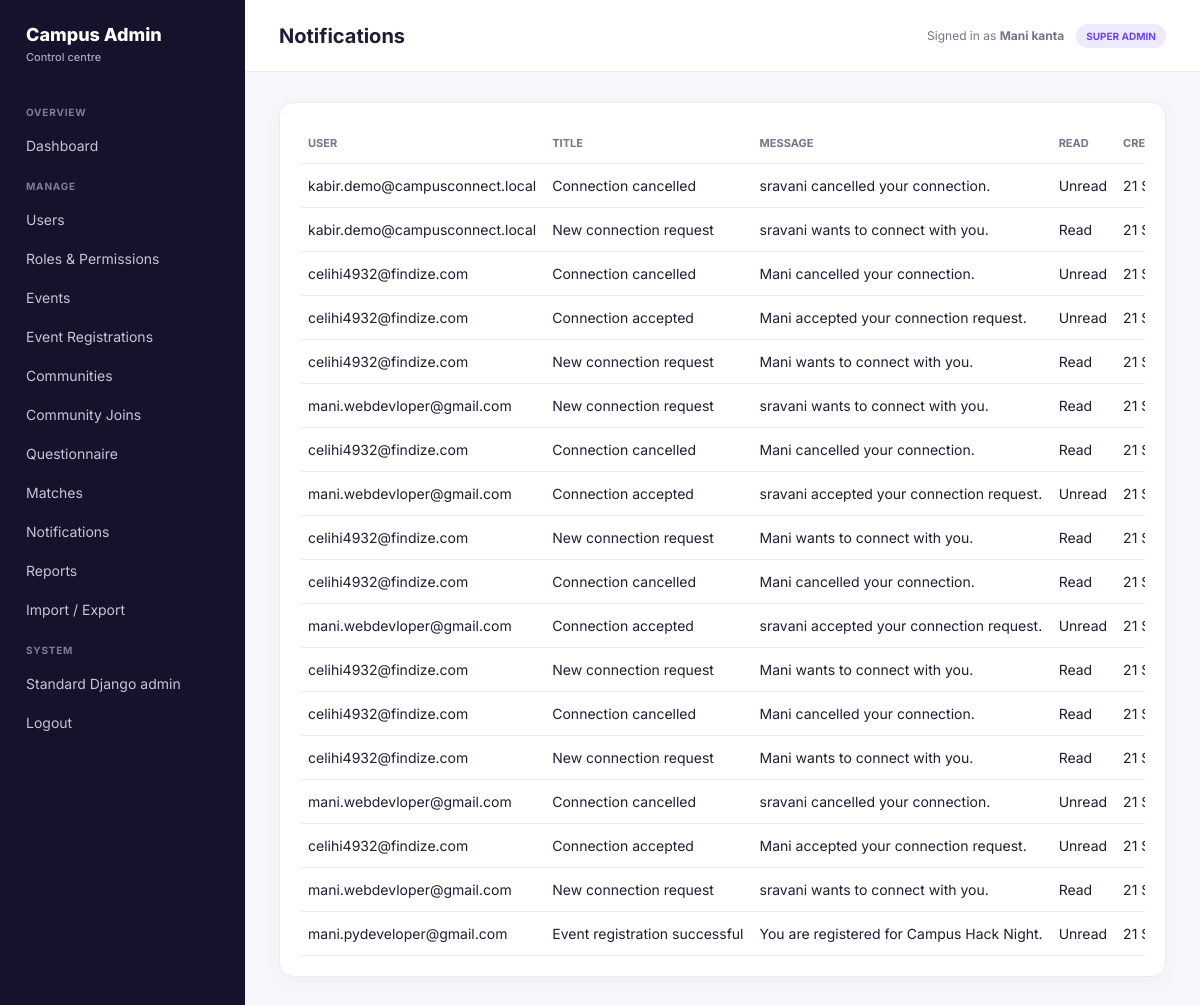
Before: /admin-dashboard/notifications/ (signed in) with the older database file.
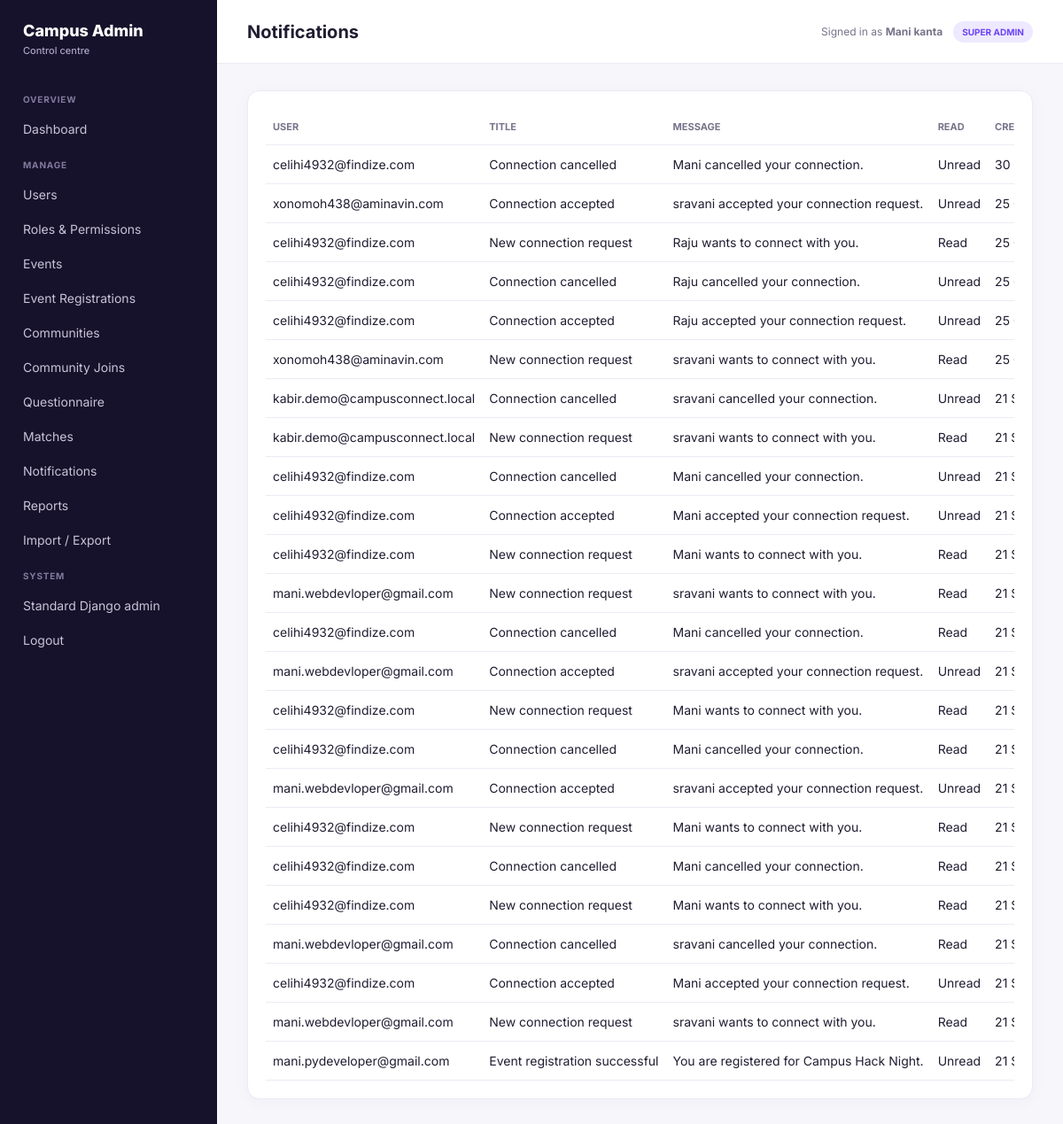
After: the same page with the newer database file.
### notifications/models.py (models this page shows)
class Notification(models.Model):
    id = models.UUIDField(primary_key=True, default=uuid.uuid4, editable=False)
    user = models.ForeignKey(settings.AUTH_USER_MODEL, on_delete=models.CASCADE, related_name='notifications')
    title = models.CharField(max_length=200)
    message = models.TextField()
    connection = models.ForeignKey(
        'connections.Connection', null=True, blank=True, on_delete=models.CASCADE,
        related_name='notifications',
    )
    is_read = models.BooleanField(default=False)
    created_at = models.DateTimeField(auto_now_add=True)
    class Meta:
        db_table = 'notifications_notification'
        ordering = ['-created_at']

### accounts/models.py (models this page shows, shortened)
class User(AbstractUser):
    id = models.UUIDField(primary_key=True, default=uuid.uuid4, editable=False)
    username = None  # Not used; authentication via email
    email = models.EmailField('Email Address', unique=True)
    first_name = models.CharField('First Name', max_length=150, blank=True)
    last_name = models.CharField('Last Name', max_length=150, blank=True)
    is_verified = models.BooleanField('Verified', default=False)
    created_at = models.DateTimeField(auto_now_add=True)
    updated_at = models.DateTimeField(auto_now=True)
    USERNAME_FIELD = 'email'
    REQUIRED_FIELDS = ['first_name', 'last_name']
    objects = UserManager()
    class Meta:
        db_table = 'accounts_user'
        ordering = ['-created_at']

### admin_dashboard/views.py (the view)
# urls.py: path('notifications/', views.notifications, name='notifications'),
@dashboard_access
def notifications(request):
    return render(request, 'admin_dashboard/notifications.html', _context(
        request, notifications=Notification.objects.select_related('user')[:100],
    ))

### admin_dashboard/permissions.py (called while the page is built)
def dashboard_access(view):
    @wraps(view)
    def wrapped(request, *args, **kwargs):
        if not request.user.is_authenticated or not request.user.is_staff:
            raise PermissionDenied
        return view(request, *args, **kwargs)
    return wrapped

### admin_dashboard/views.py (called while the page is built)
def _role(user):
    if user.is_superuser:
        return 'SUPER ADMIN'
    return user.groups.values_list('name', flat=True).first() or ('ADMIN' if user.is_staff else 'STUDENT')

def _context(request, **extra):
    return {'admin_role': _role(request.user), **extra}

### templates/admin_dashboard/notifications.html
{% extends "admin_dashboard/base.html" %}{% block title %}Notifications{% endblock %}{% block heading %}Notifications{% endblock %}{% block content %}
<div class="panel"><div class="table-wrap"><table class="table"><tr><th>User</th><th>Title</th><th>Message</th><th>Read</th><th>Created</th></tr>{% for notification in notifications %}<tr><td>{{ notification.user.email }}</td><td>{{ notification.title }}</td><td>{{ notification.message|truncatechars:100 }}</td><td>{{ notification.is_read|yesno:"Read,Unread" }}</td><td>{{ notification.created_at|date:"d M Y H:i" }}</td></tr>{% empty %}<tr><td colspan="5">No notifications yet.</td></tr>{% endfor %}</table></div></div>
{% endblock %}

Changed rows visible on the page:
added Notification: user.email "celihi4932@findize.com", title "Connection cancelled", message "Mani cancelled your connection.", is_read "Unread", created_at "30…"
added Notification: user.email "xonomoh438@aminavin.com", title "Connection accepted", message "sravani accepted your connection request.", is_read "Unread", created_at "25…"
added Notification: user.email "celihi4932@findize.com", title "New connection request", message "Raju wants to connect with you.", is_read "Read", created_at "25…"
added Notification: user.email "celihi4932@findize.com", title "Connection cancelled", message "Raju cancelled your connection.", is_read "Unread", created_at "25…"
added Notification: user.email "celihi4932@findize.com", title "Connection accepted", message "Raju accepted your connection request.", is_read "Unread", created_at "25…"
added Notification: user.email "xonomoh438@aminavin.com", title "New connection request", message "sravani wants to connect with you.", is_read "Read", created_at "25…"
changed Notification (number 21 of 24 on the later page): is_read "Unread" → "Read"
